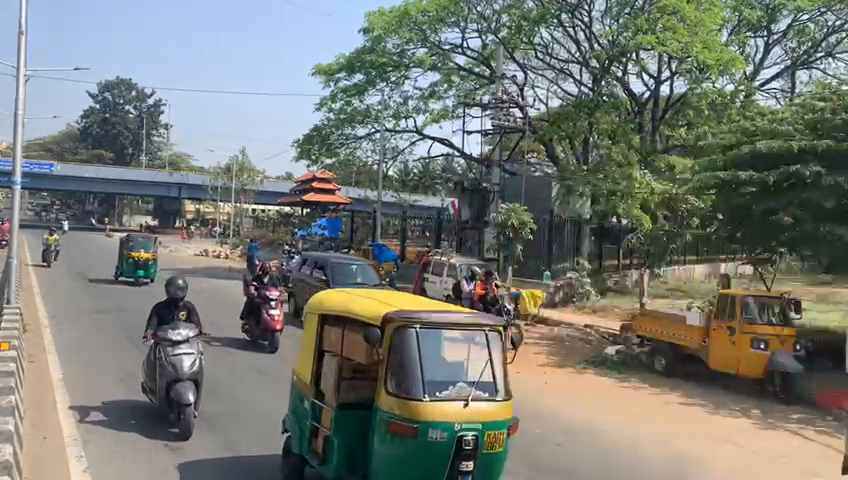
#> input picture frame 55 of inputvideo01.mp4, 848 x 480 px
$ python wwd.py
#> lines starting #> are read from the running program, lines starting #| are printed output that depends on the picture
### tracker.py
import math
import random

class Car:
    def __init__(self,x,y,id,w,h):
        self.track=[(x,y)]
        self.id=id
        self.dim=(w,h)
        self.center=(x,y)
        self.color=(random.randint(0,255),random.randint(0,255),random.randint(0,255))
    # [4 lines left out: function updateCenter, not called in this run]


class EuclideanDistTracker:
    def __init__(self):
        # self.tracks={}
        # # Store the center positions of the objects
        # self.center_points = {}

        # self.colors={}
        # # Keep the count of the IDs
        # # each time a new object id detected, the count will increase by one
        self.id_count = 0
        self.cars={}

    def update(self, objects_rect):
        # Objects boxes and ids
        ids = []

        # Get center point of new object
        for rect in objects_rect:
            x, y, w, h = rect
            cx = (x + x + w) // 2
            cy = (y + y + h) // 2

            # Find out if that object was detected already
            same_object_detected = False
            # print(self.cars)
            for car in self.cars.values():
                # print(car.id)
                id=car.id
                dist = math.hypot(cx - car.center[0], cy - car.center[1])

                if dist < min(w/2,h/2):
                    car.updateCenter(cx, cy,w,h)
                    ids.append(id)
                    # objects_bbs_ids.append([x, y, w, h, id,self.colors[id]])
                    # self.tracks[id].append((cx,cy))
                    same_object_detected = True
                    break

            # New object is detected we assign the ID to that object
            if same_object_detected is False:
                self.cars[self.id_count]=Car(cx,cy,self.id_count,w,h)
                ids.append(self.id_count)
                # [4 lines of commented-out code are left out]
                self.id_count += 1
        # [6 lines of commented-out code are left out]
        to_pop=[]
        for i in self.cars.keys():
            if i not in ids:
                to_pop.append(i)
        for i in to_pop:
            self.cars.pop(i)
        # Update dictionary with IDs not used removed
        # self.center_points = new_center_points.copy()
        return self.cars

### wwd.py
import cv2
import numpy as np
import time
import math as m
from tracker import *
cap = cv2.VideoCapture('inputvideo01.mp4')
cascade = cv2.CascadeClassifier('myhaar.xml')
#length = int(cap.get(cv2.CAP_PROP_FRAME_COUNT))
tracker = EuclideanDistTracker()

frame_counter = 0

def detect(frame):
    gray_frame = cv2.cvtColor(frame, cv2.COLOR_BGR2GRAY)

    detected = cascade.detectMultiScale(gray_frame, 1.1, 13, 0, (24, 24))

    return detected


def main():
    frame_counter = 0
    found = 0
    corners = np.array([])
    while True:
        ret, frame = cap.read()
#> frame is the input picture: shape (480, 848, 3); mean B, G, R 115.5, 121.9, 118.8
        if type(frame) == type(None):
            break
        frame = cv2.resize(frame, (1000, 600))
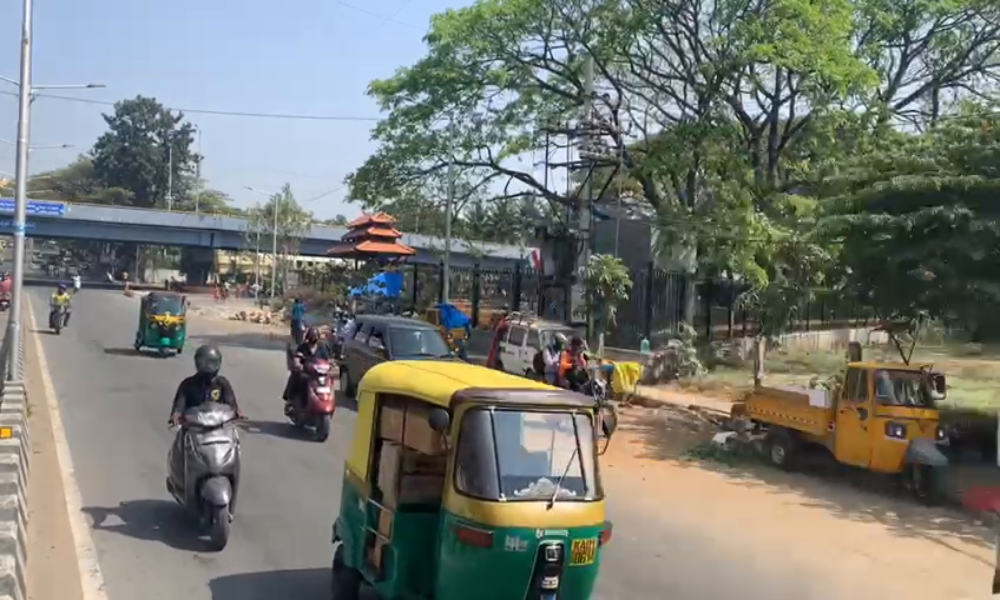
#> frame: shape (600, 1000, 3); mean B, G, R 115.4, 121.8, 118.7
        if not (frame_counter % 1):
            detections = []
            cars = detect(frame)
#> in detect, `gray_frame = cv2.cvtColor(frame, cv2.COLOR_BGR2GRAY)`:
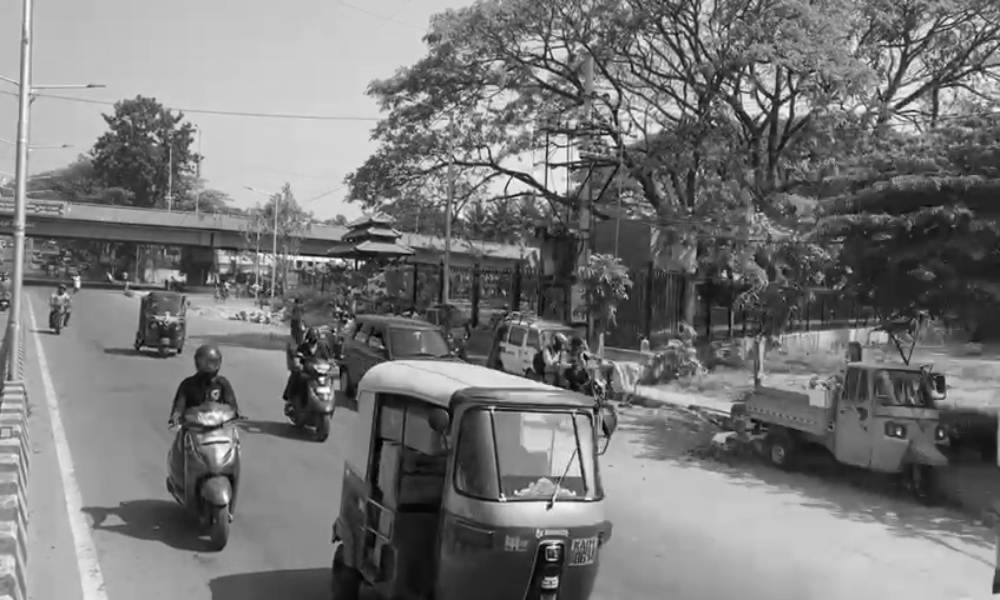
#> gray_frame: shape (600, 1000); min 0, max 255, mean 120.2
#> in detect, `detected = cascade.detectMultiScale(gray_frame, 1.1, 13, 0, (24, 24))`: detected = [[286, 173, 75, 75], [748, 357, 89, 89], [475, 477, 88, 88], [353, 317, 153, 153]]
#> cars has the same summary as detected in detect
            i=0;
            for x, y, w, h in cars:
                detections.append([x, y, w, h])
                i+=1
#> this loop made 4 passes
#> after the loop, detections has the same summary as detected in detect; i = 4
            boxes_ids = tracker.update(detections)
#> the loop in update, `for rect in objects_rect:` made 4 passes
#> (x, y, w, h, cx, cy) on passes 1 to 4: (286, 173, 75, 75, 323, 210), (748, 357, 89, 89, 792, 401), (475, 477, 88, 88, 519, 521), (353, 317, 153, 153, 429, 393)
#> after the loop in update, `for rect in objects_rect:`: ids = [0, 1, 2, 3]; self.cars = 4 items; self.id_count = 4
#> the loop in update, `for i in self.cars.keys():` made 4 passes
#> after the loop in update, `for i in self.cars.keys():`: to_pop = []
#> boxes_ids = 4 items
            # [5 lines of commented-out code are left out]
            isWrong={}
            for i in boxes_ids.keys():
                for j in range(1,len(boxes_ids[i].track)):
                    cv2.line(frame,(boxes_ids[i].track[j-1][0],boxes_ids[i].track[j-1][1]),(boxes_ids[i].track[j][0],boxes_ids[i].track[j][1]),(boxes_ids[i].color[0],boxes_ids[i].color[1],boxes_ids[i].color[2]),2)
                if(boxes_ids[i].track[0][1]+10>boxes_ids[i].track[-1][1]):
                    isWrong[i]=True
                else:
                    isWrong[i]=False
#> this loop made 4 passes
#> after the loop, isWrong = {0: True, 1: True, 2: True, 3: True}
            for i in boxes_ids.values():
                x=i.center[0]
                y=i.center[1]
                w=i.dim[0]
                h=i.dim[1]
                clr=i.color
                # print(tracks[id])
                if(abs(i.track[0][1]-i.track[-1][1])>10):
                    cv2.rectangle(frame, (x-w//2, y-w//2), (x + w//2, y + h//2), (clr[0],clr[1],clr[2]),2)
                    if(isWrong[i.id]==True):
                        cv2.putText(frame,"Wrong Way", (x-w//2, y-h//2), cv2.FONT_HERSHEY_PLAIN, 2, (0, 0, 255),2)
#> this loop made 4 passes
#> (x, y, w, h, clr) on passes 1 to 4: (323, 210, 75, 75, (197, 215, 20)), (792, 401, 89, 89, (132, 248, 207)), (519, 521, 88, 88, (155, 244, 183)), (429, 393, 153, 153, (111, 71, 144))
            #     cv2.rectangle(frame, (x, y), (x + w, y + h), (0, 255, 0), 3)
        cv2.imshow('WWD', frame)
        cv2.waitKey(20)
        frame_counter += 1
        if cv2.waitKey(1) & 0xFF == ord('q'):
#> (key q is pressed here)
            break

if __name__ == '__main__':
    main()
    cv2.destroyAllWindows()
    cap.release()

$ run again, starting later in the video
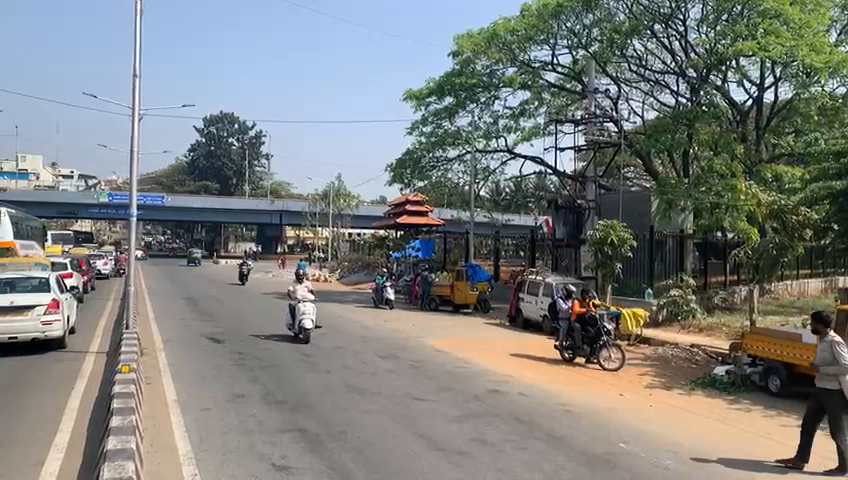
#> input picture frame 250 of inputvideo01.mp4, 848 x 480 px
#> in main, frame is the input picture: shape (480, 848, 3); mean B, G, R 125.5, 127.8, 124.8
#> in main, `frame = cv2.resize(frame, (1000, 600))`:
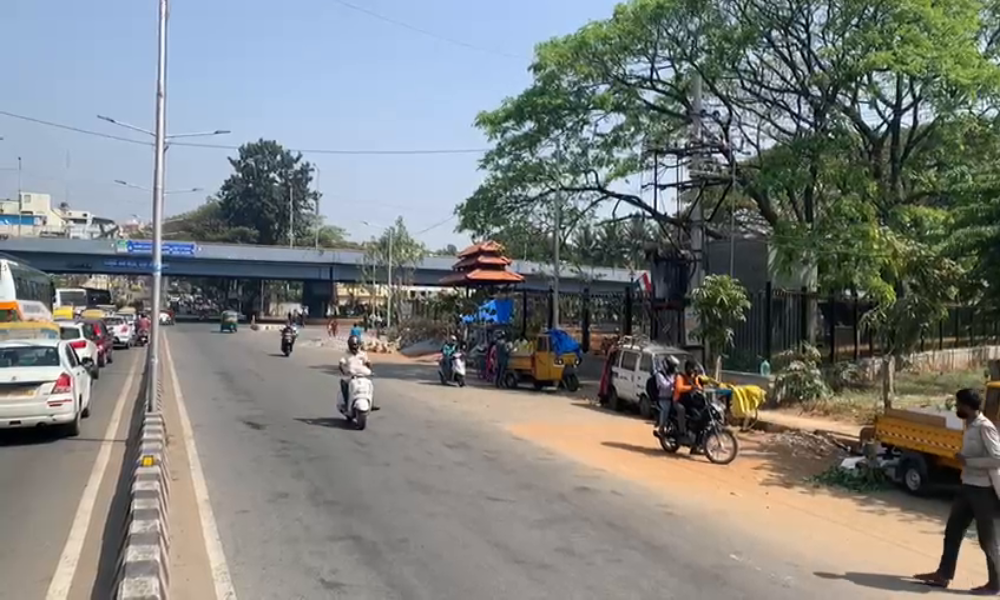
#> frame: shape (600, 1000, 3); mean B, G, R 125.4, 127.7, 124.7
#> in detect, `gray_frame = cv2.cvtColor(frame, cv2.COLOR_BGR2GRAY)`:
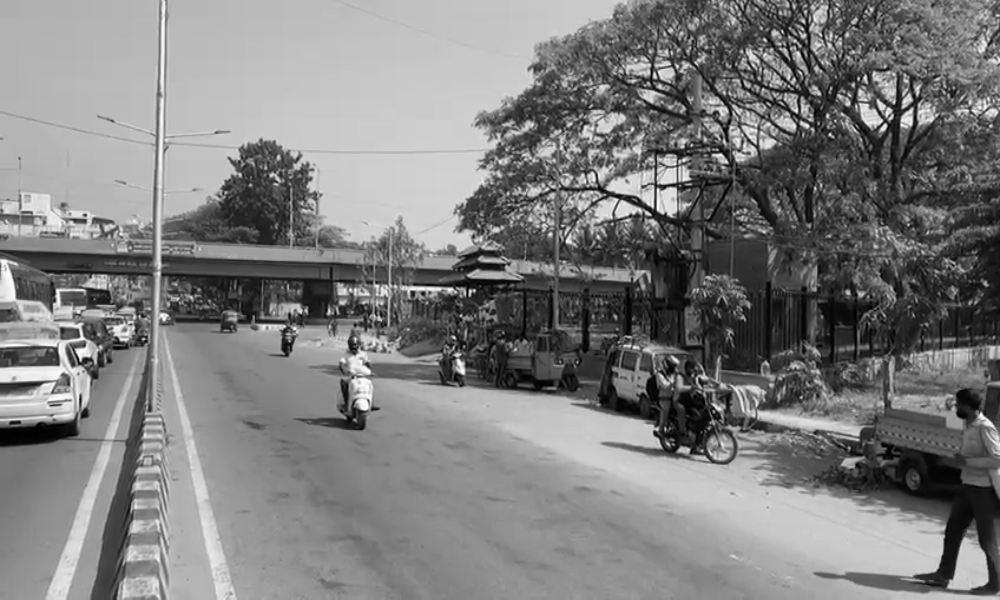
#> gray_frame: shape (600, 1000); min 0, max 255, mean 126.5
#> detected = [[403, 212, 64, 64], [31, 378, 53, 53]]
#> the loop in main, `for x, y, w, h in cars:` made 2 passes
#> (x, y, w, h, i) on passes 1 to 2: (403, 212, 64, 64, 1), (31, 378, 53, 53, 2)
#> after the loop in main, `for x, y, w, h in cars:`: i = 2
#> the loop in update, `for rect in objects_rect:` made 2 passes
#> (x, y, w, h, cx, cy) on passes 1 to 2: (403, 212, 64, 64, 435, 244), (31, 378, 53, 53, 57, 404)
#> after the loop in update, `for rect in objects_rect:`: ids = [0, 1]; self.cars = 2 items; self.id_count = 2
#> the loop in update, `for i in self.cars.keys():` made 2 passes
#> after the loop in update, `for i in self.cars.keys():`: to_pop = []
#> boxes_ids = 2 items
#> the loop in main, `for i in boxes_ids.keys():` made 2 passes
#> after the loop in main, `for i in boxes_ids.keys():`: isWrong = {0: True, 1: True}
#> the loop in main, `for i in boxes_ids.values():` made 2 passes
#> (x, y, w, h, clr) on passes 1 to 2: (435, 244, 64, 64, (197, 215, 20)), (57, 404, 53, 53, (132, 248, 207))

$ run again, starting later in the video
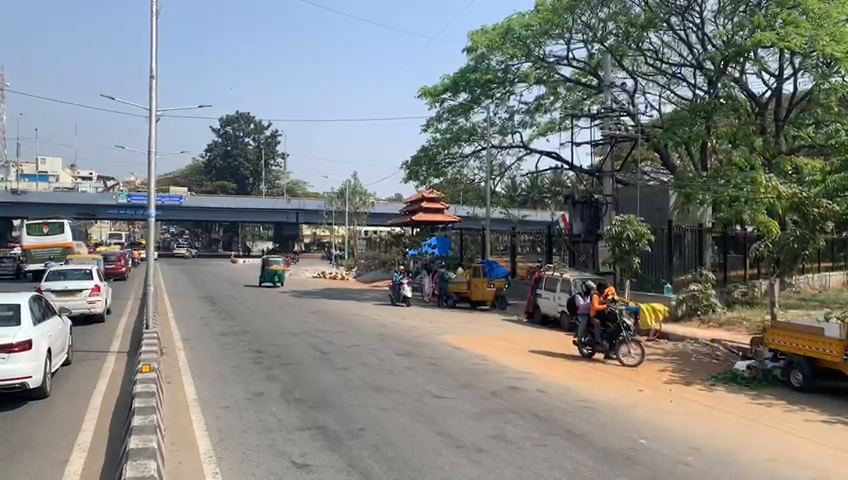
#> input picture frame 445 of inputvideo01.mp4, 848 x 480 px
#> in main, frame is the input picture: shape (480, 848, 3); mean B, G, R 127.6, 129.5, 126.7
#> in main, `frame = cv2.resize(frame, (1000, 600))`:
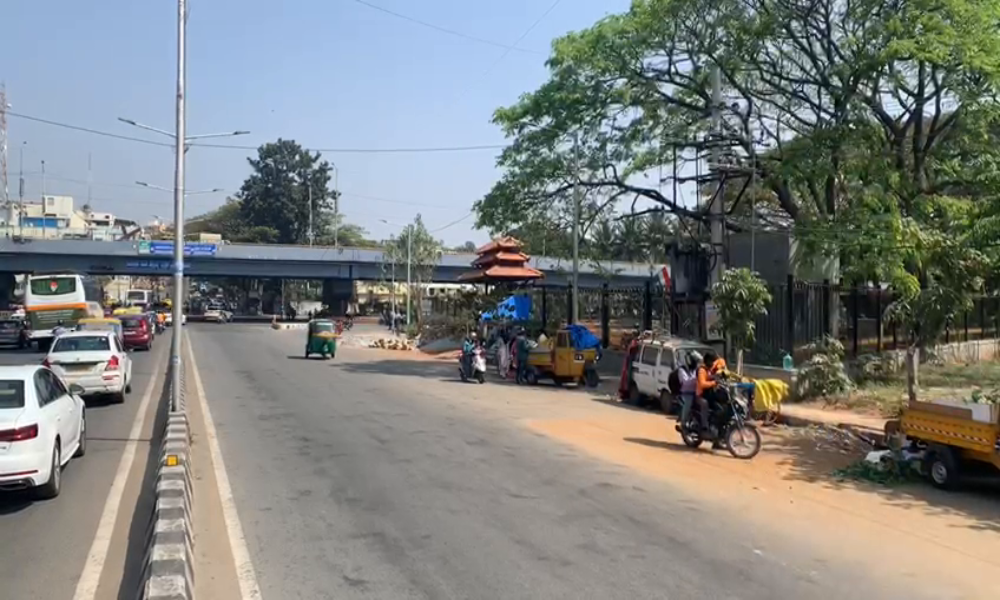
#> frame: shape (600, 1000, 3); mean B, G, R 127.5, 129.4, 126.6
#> in detect, `gray_frame = cv2.cvtColor(frame, cv2.COLOR_BGR2GRAY)`:
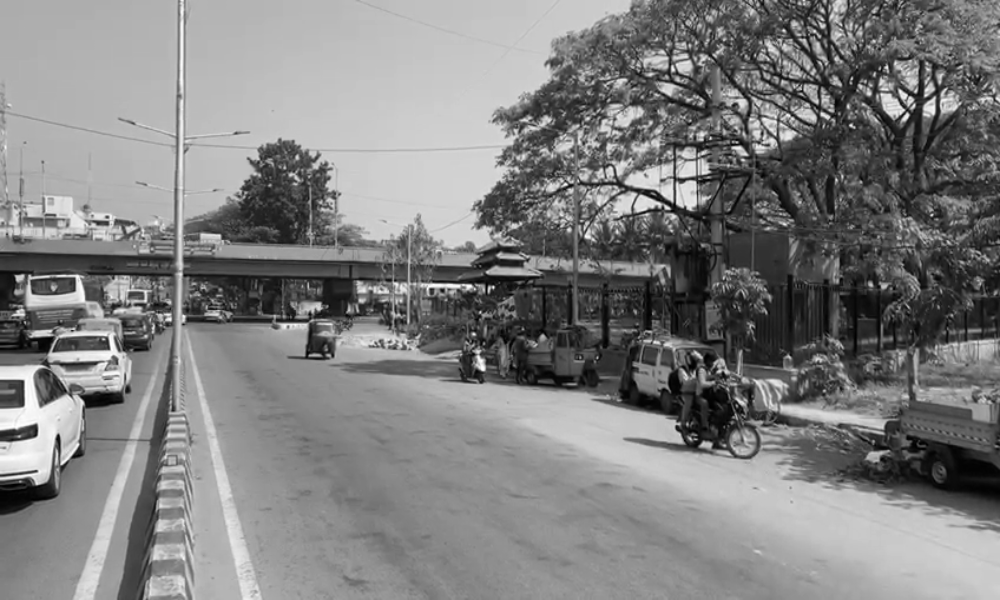
#> gray_frame: shape (600, 1000); min 0, max 255, mean 128.4
#> detected = [[80, 356, 51, 51], [417, 206, 67, 67]]
#> the loop in main, `for x, y, w, h in cars:` made 2 passes
#> (x, y, w, h, i) on passes 1 to 2: (80, 356, 51, 51, 1), (417, 206, 67, 67, 2)
#> after the loop in main, `for x, y, w, h in cars:`: i = 2
#> the loop in update, `for rect in objects_rect:` made 2 passes
#> (x, y, w, h, cx, cy) on passes 1 to 2: (80, 356, 51, 51, 105, 381), (417, 206, 67, 67, 450, 239)
#> after the loop in update, `for rect in objects_rect:`: ids = [0, 1]; self.cars = 2 items; self.id_count = 2
#> the loop in update, `for i in self.cars.keys():` made 2 passes
#> after the loop in update, `for i in self.cars.keys():`: to_pop = []
#> boxes_ids = 2 items
#> the loop in main, `for i in boxes_ids.keys():` made 2 passes
#> after the loop in main, `for i in boxes_ids.keys():`: isWrong = {0: True, 1: True}
#> the loop in main, `for i in boxes_ids.values():` made 2 passes
#> (x, y, w, h, clr) on passes 1 to 2: (105, 381, 51, 51, (197, 215, 20)), (450, 239, 67, 67, (132, 248, 207))
